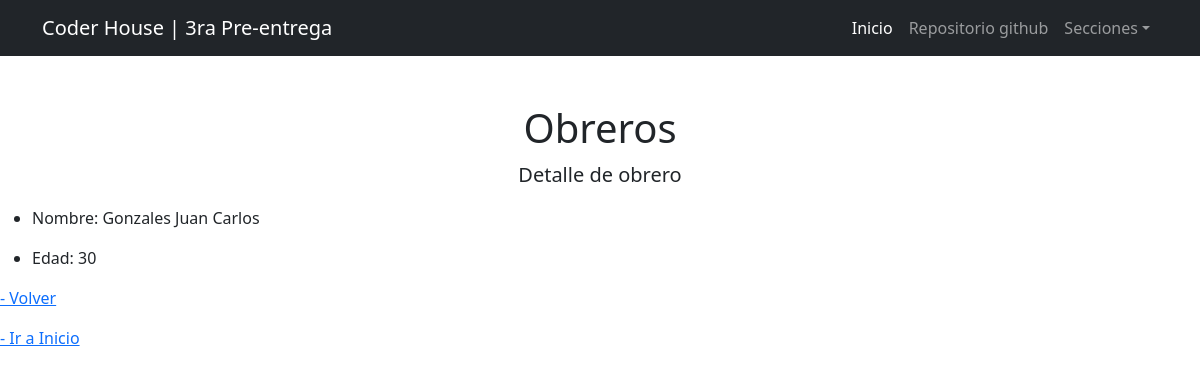
Page /informacion/obrero/detallar/1 on the committed database.
### empleados/models.py (models this page shows, shortened)
class Obrero(models.Model):
    nombre = models.CharField(max_length=30)
    apellido = models.CharField(max_length=30)
    edad = models.SmallIntegerField()

### empleados/views.py (the view)
# urls.py: path("obrero/detallar/<int:pk>", views.obrero_detail, name="obrero_detail"),
def obrero_detail(request, pk: int):
    consulta = Obrero.objects.get(id=pk)
    contexto = {"obrero": consulta}
    return render(request, "empleados/obrero_detail.html", contexto)

### empleados/templates/empleados/obrero_detail.html (shortened to what this page needs)
{% extends 'home/base.html' %}
{% block body_title %}
    Obreros
{% endblock body_title %}
{% block body_subtitle %}
    Detalle de obrero
{% endblock body_subtitle %}
{% block content %}
<ul>
    <li>
        <p>Nombre: {{obrero.apellido}} {{obrero.nombre}}</p>
    </li>
    <li>
        <p>Edad: {{obrero.edad}}</p>
    </li>
</ul>
<a href="{% url 'empleados:seccion_list' %}"><p> - Volver</p></a>
<a href="{% url 'home:home_index' %}"><p> - Ir a Inicio</p></a>
{% endblock content %}

### rows in the picture
Obrero: apellido "Gonzales", nombre "Juan Carlos", edad "30"
